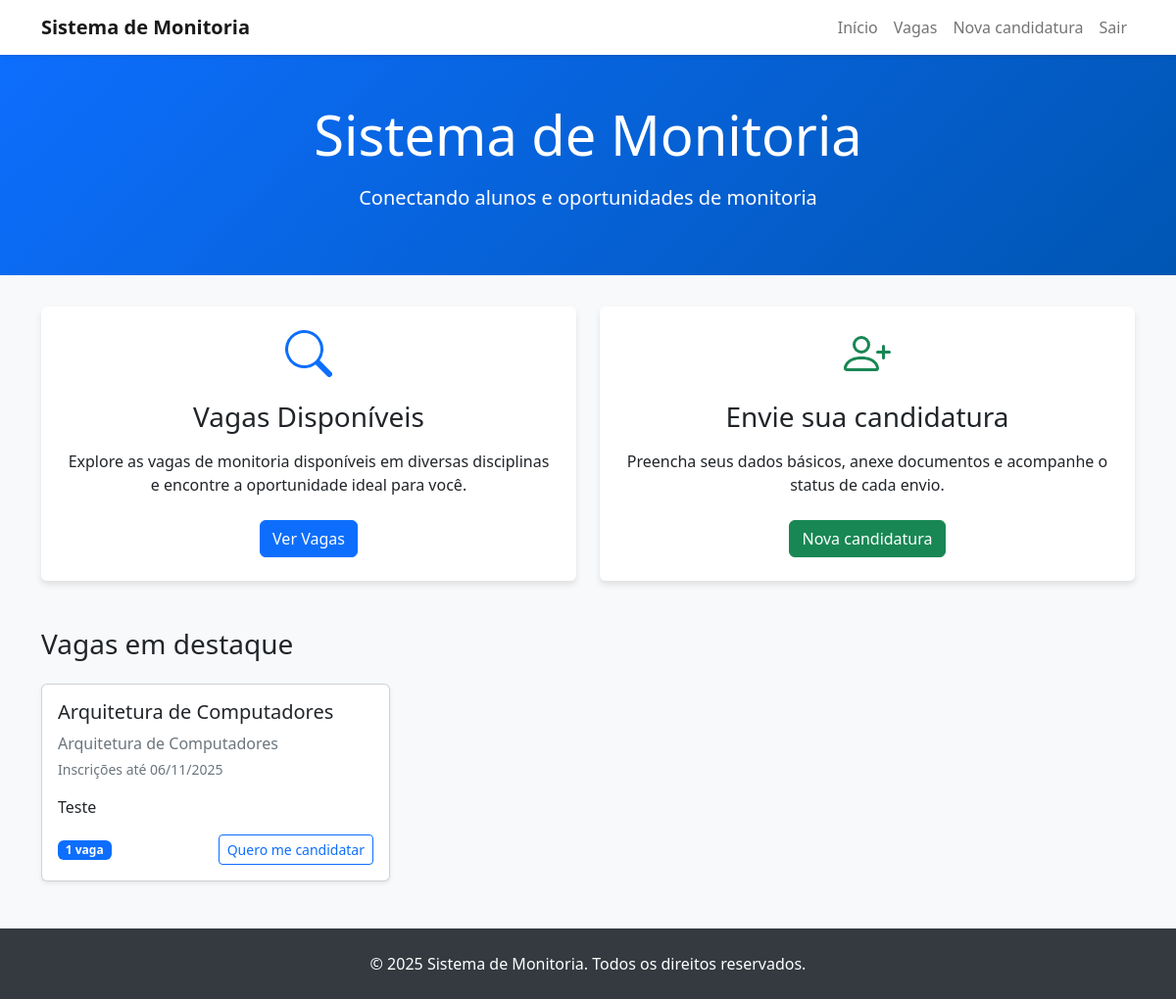
The app's page / (signed in) with its own data.
### content_app/models.py (models this page shows, shortened)
class TempoRegistro(models.Model):
    created_at = models.DateTimeField(auto_now_add=True)
    updated_at = models.DateTimeField(auto_now=True)
    class Meta:
        abstract = True

class VagaMonitoria(TempoRegistro):
    titulo = models.CharField(max_length=150)
    disciplina = models.ForeignKey(Disciplina, on_delete=models.PROTECT, related_name="vagas")
    prerequisitos = models.TextField(blank=True)
    responsabilidades = models.TextField(blank=True)
    periodo_minimo = models.PositiveSmallIntegerField(null=True, blank=True)
    cr_minimo = models.DecimalField(max_digits=4, decimal_places=2, null=True, blank=True,
                                    validators=[MinValueValidator(Decimal("0")), MaxValueValidator(Decimal("10"))])
    quantidade_vagas = models.PositiveSmallIntegerField(default=1, validators=[MinValueValidator(1)])
    carga_horaria_semanal = models.PositiveSmallIntegerField(default=4, validators=[MinValueValidator(1)])
    bolsa_valor = models.DecimalField(max_digits=9, decimal_places=2, null=True, blank=True)
    inscricoes_inicio = models.DateField(default=timezone.now)
    inscricoes_fim = models.DateField(default=timezone.now)
    monitoria_inicio = models.DateField(default=timezone.now)
    monitoria_fim = models.DateField(default=timezone.now)
    status = models.CharField(max_length=20, choices=VagaMonitoriaStatus.choices, default=VagaMonitoriaStatus.RASCUNHO)
    publicado_em = models.DateTimeField(null=True, blank=True)
    criado_por = models.ForeignKey(User, on_delete=models.PROTECT, related_name="vagas_criadas")
    atualizado_por = models.ForeignKey(User, null=True, blank=True, on_delete=models.SET_NULL,
                                       related_name="vagas_atualizadas")
    permitir_edicao_submetida = models.BooleanField(default=False)
    ativo = models.BooleanField(default=True)
    class Meta:
        ordering = ["-created_at"]
        verbose_name = "Vaga de Monitoria"
        verbose_name_plural = "Vagas de Monitoria"

class Disciplina(TempoRegistro):
    nome = models.CharField(max_length=150)
    codigo = models.CharField(max_length=20, unique=True)
    departamento = models.ForeignKey(Departamento, on_delete=models.PROTECT, related_name="disciplinas")
    carga_horaria = models.PositiveSmallIntegerField(validators=[MinValueValidator(1)])
    periodo = models.CharField(max_length=30)
    semestre = models.CharField(max_length=20)
    coordenador = models.ForeignKey(User, on_delete=models.PROTECT, related_name="disciplinas_coordenadas")
    ativo = models.BooleanField(default=True)
    class Meta:
        ordering = ["codigo"]
        unique_together = ("nome", "departamento", "semestre")

### content_app/views.py (the view)
# urls.py: path("", views.index, name="index"),
def index(request):
    vagas_publicadas = (
        VagaMonitoria.objects.select_related("disciplina", "disciplina__departamento")
        .filter(status=VagaMonitoriaStatus.PUBLICADA, ativo=True)
        .order_by("inscricoes_fim")[:6]
    )
    return render(request, "index.html", {"vagas_publicadas": vagas_publicadas})

### streaming_platform/templates/index.html (shortened to what this page needs)
{% extends 'base.html' %}
{% block hero_subtitle %}Conectando alunos e oportunidades de monitoria{% endblock %}
{% block content %}
<div class="container mb-5">
    <div class="row g-4">
        <div class="col-md-6">
            <div class="card feature-card h-100">
                <div class="card-body text-center p-4">
                    <div class="mb-4">
                    </div>
                    <h3 class="card-title mb-3">Vagas Disponíveis</h3>
                    <p class="card-text mb-4">Explore as vagas de monitoria disponíveis em diversas disciplinas e encontre a oportunidade ideal para você.</p>
                    <a href="{% url 'listar_vagas' %}" class="btn btn-primary">Ver Vagas</a>
                </div>
            </div>
        </div>
        <div class="col-md-6">
            <div class="card feature-card h-100">
                <div class="card-body text-center p-4">
                    <div class="mb-4">
                    </div>
                    <h3 class="card-title mb-3">Envie sua candidatura</h3>
                    <p class="card-text mb-4">Preencha seus dados básicos, anexe documentos e acompanhe o status de cada envio.</p>
                    <a href="{% url 'cadastrar_candidato' %}" class="btn btn-success">Nova candidatura</a>
                </div>
            </div>
        </div>
    </div>
</div>
{% if vagas_publicadas %}
<div class="container mb-5">
    <h3 class="mb-4">Vagas em destaque</h3>
    <div class="row g-4">
        {% for vaga in vagas_publicadas %}
        <div class="col-md-4">
            <div class="card h-100 shadow-sm">
                <div class="card-body d-flex flex-column">
                    <h5 class="card-title">{{ vaga.titulo }}</h5>
                    <p class="text-muted mb-1">{{ vaga.disciplina.nome }}</p>
                    <p class="small text-secondary mb-3">Inscrições até {{ vaga.inscricoes_fim|date:"d/m/Y" }}</p>
                    <p class="mb-3">{{ vaga.prerequisitos|truncatewords:20 }}</p>
                    <div class="mt-auto d-flex justify-content-between align-items-center">
                        <span class="badge bg-primary">{{ vaga.quantidade_vagas }} vaga{{ vaga.quantidade_vagas|pluralize }}</span>
                        <a href="{% url 'cadastrar_candidato_vaga' vaga.id %}" class="btn btn-outline-primary btn-sm">Quero me candidatar</a>
                    </div>
                </div>
            </div>
        </div>
        {% endfor %}
    </div>
</div>
{% endif %}
{% endblock %}

### records on screen
VagaMonitoria: titulo "Arquitetura de Computadores", disciplina.nome "Arquitetura de Computadores", inscricoes_fim "06/11/2025", prerequisitos "Teste", quantidade_vagas "1"
